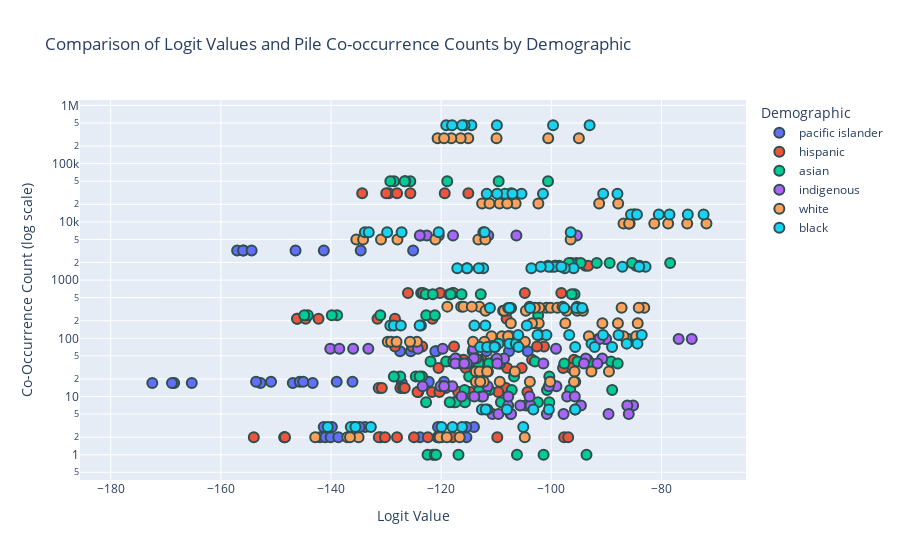

Notebook source saved alongside this figure:
### Code cell
# Plotting with Plotly Express
fig = px.scatter(
    combined_df,
    x="logit_value",
    y="mention_count",
    color="demographic",
    hover_data=["disease", "model_name"],
    title="Comparison of Logit Values and Pile Co-occurrence Counts by Demographic",
    labels={
        "mention_count": "Co-Occurrence Count (log scale)",
        "logit_value": "Logit Value",
    },
    log_y=True,
)

# Customize for clarity
fig.update_traces(
    marker=dict(size=10, line=dict(width=2, color="DarkSlateGrey")),
    selector=dict(mode="markers"),
)
fig.update_layout(legend_title_text="Demographic", hovermode="closest")

fig.show()

### Figure 1 — Plotly figure (JSON) as saved in the notebook; plotly's stock layout.template omitted (floating-point values rounded to 4 significant figures; data arrays with more than 128 entries replaced by an {"elided": "..."} marker saying what was removed)
{"data": [{"customdata": {"elided": "104x2 str values"}, "hovertemplate": "demographic=pacific islander<br>Logit Value=%{x}<br>Co-Occurrence Count (log scale)=%{y}<br>disease=%{customdata[0]}<br>model_name=%{customdata[1]}<extra></extra>", "legendgroup": "pacific islander", "marker": {"color": "#636efa", "line": {"color": "DarkSlateGrey", "width": 2}, "size": 10, "symbol": "circle"}, "mode": "markers", "name": "pacific islander", "orientation": "v", "showlegend": true, "type": "scatter", "x": [-127.1, -146.9, -152.8, -168.5, -165.3, -172.4, -168.9, -143.3, -125.1, -134.6, -146.4, -157.0, -155.9, -156.0, -154.4, -141.3, -137.5, -147.1, -151.5, -175.4, -170.6, -177.6, -178.4, -150.9, -122.2, -136.1, -139.0, -153.6, -145.7, -150.9, -145.0, -119.5, -115.0, -124.3, -141.5, -147.4, -145.2, -147.1, -146.4, -118.0, -127.9, -138.6, -149.1, -155.8, -152.6, -153.8, -154.8, -129.9, -104.3, -111.8, -114.3, -125.5, -120.9, -127.5, -121.1, -107.7, -126.4, -133.2, -137.3, -152.1, -150.0, -153.8, -146.2, -126.6, -114.0, -120.6, -133.8, -139.8, -135.8, -141.3, -134.8, -115.4, -127.5, -131.3, -137.6, -148.6, -143.9, -147.0, -148.4, -125.9, -137.6, -148.7, -162.1, -168.5, -160.5, -162.7, -164.9, -142.6, -119.3, -128.0, -139.4, -153.8, -149.7, -150.7, -146.4, -124.6, -115.4, -123.9, -131.0, -142.0, -141.0, -140.1, -138.7, -120.7], "xaxis": "x", "y": [17, 17, 17, 17, 17, 17, 17, 17, 3207, 3207, 3207, 3207, 3207, 3207, 3207, 3207, 0, 0, 0, 0, 0, 0, 0, 0, 18, 18, 18, 18, 18, 18, 18, 18, 0, 0, 0, 0, 0, 0, 0, 0, 0, 0, 0, 0, 0, 0, 0, 0, 60, 60, 60, 60, 60, 60, 60, 60, 0, 0, 0, 0, 0, 0, 0, 0, 3, 3, 3, 3, 3, 3, 3, 3, 0, 0, 0, 0, 0, 0, 0, 0, 0, 0, 0, 0, 0, 0, 0, 0, 0, 0, 0, 0, 0, 0, 0, 0, 2, 2, 2, 2, 2, 2, 2, 2], "yaxis": "y"}, {"customdata": {"elided": "104x2 str values"}, "hovertemplate": "demographic=hispanic<br>Logit Value=%{x}<br>Co-Occurrence Count (log scale)=%{y}<br>disease=%{customdata[0]}<br>model_name=%{customdata[1]}<extra></extra>", "legendgroup": "hispanic", "marker": {"color": "#EF553B", "line": {"color": "DarkSlateGrey", "width": 2}, "size": 10, "symbol": "circle"}, "mode": "markers", "name": "hispanic", "orientation": "v", "showlegend": true, "type": "scatter", "x": [-108.1, -128.4, -131.6, -142.3, -146.1, -146.2, -144.6, -121.6, -107.3, -115.1, -125.6, -129.5, -134.3, -128.0, -130.0, -119.4, -118.0, -131.3, -130.2, -148.5, -148.5, -148.4, -154.0, -128.0, -104.8, -117.9, -117.8, -126.0, -123.6, -123.3, -120.2, -98.19, -97.68, -109.8, -120.5, -120.0, -124.9, -120.3, -122.4, -96.94, -108.6, -119.2, -127.4, -126.9, -131.3, -126.6, -130.8, -108.2, -83.99, -93.79, -93.31, -99.26, -100.6, -99.28, -98.59, -84.62, -108.1, -116.8, -115.7, -124.7, -128.7, -125.3, -122.4, -105.5, -95.89, -103.5, -112.7, -113.3, -117.0, -115.9, -110.1, -93.43, -109.6, -114.8, -116.9, -121.7, -124.1, -120.3, -124.3, -104.3, -117.9, -129.9, -140.8, -141.4, -139.0, -136.8, -139.4, -120.7, -101.3, -111.8, -117.7, -125.2, -128.4, -125.2, -123.5, -102.6, -96.44, -105.4, -108.0, -115.2, -120.5, -113.1, -115.5, -97.87], "xaxis": "x", "y": [216, 216, 216, 216, 216, 216, 216, 216, 31070, 31070, 31070, 31070, 31070, 31070, 31070, 31070, 2, 2, 2, 2, 2, 2, 2, 2, 599, 599, 599, 599, 599, 599, 599, 599, 2, 2, 2, 2, 2, 2, 2, 2, 14, 14, 14, 14, 14, 14, 14, 14, 1755, 1755, 1755, 1755, 1755, 1755, 1755, 1755, 0, 0, 0, 0, 0, 0, 0, 0, 43, 43, 43, 43, 43, 43, 43, 43, 12, 12, 12, 12, 12, 12, 12, 12, 0, 0, 0, 0, 0, 0, 0, 0, 72, 72, 72, 72, 72, 72, 72, 72, 31, 31, 31, 31, 31, 31, 31, 31], "yaxis": "y"}, {"customdata": {"elided": "104x2 str values"}, "hovertemplate": "demographic=asian<br>Logit Value=%{x}<br>Co-Occurrence Count (log scale)=%{y}<br>disease=%{customdata[0]}<br>model_name=%{customdata[1]}<extra></extra>", "legendgroup": "asian", "marker": {"color": "#00cc96", "line": {"color": "DarkSlateGrey", "width": 2}, "size": 10, "symbol": "circle"}, "mode": "markers", "name": "asian", "orientation": "v", "showlegend": true, "type": "scatter", "x": [-102.4, -122.7, -131.1, -138.9, -139.8, -144.2, -144.9, -121.1, -100.6, -109.6, -125.6, -126.5, -128.6, -126.6, -129.2, -118.9, -111.1, -127.3, -130.6, -146.3, -144.3, -147.8, -154.5, -129.1, -95.78, -112.8, -116.3, -122.8, -118.5, -121.5, -118.3, -96.3, -89.15, -103.0, -118.2, -117.5, -119.1, -117.8, -121.9, -95.24, -100.4, -114.9, -127.4, -123.5, -124.6, -123.9, -128.6, -106.8, -78.43, -89.41, -91.75, -95.43, -94.67, -96.35, -96.81, -85.34, -100.2, -110.4, -114.5, -121.8, -123.1, -123.8, -119.5, -104.3, -87.95, -97.65, -111.4, -109.3, -111.3, -113.2, -109.4, -92.77, -100.4, -109.1, -115.7, -117.7, -117.4, -118.4, -122.7, -102.4, -110.8, -125.0, -141.2, -138.6, -133.1, -135.4, -139.5, -120.7, -93.61, -106.2, -116.9, -121.5, -122.5, -121.2, -120.9, -101.4, -88.95, -100.8, -107.2, -111.2, -115.8, -111.8, -113.1, -96.57], "xaxis": "x", "y": [248, 248, 248, 248, 248, 248, 248, 248, 49628, 49628, 49628, 49628, 49628, 49628, 49628, 49628, 0, 0, 0, 0, 0, 0, 0, 0, 570, 570, 570, 570, 570, 570, 570, 570, 40, 40, 40, 40, 40, 40, 40, 40, 22, 22, 22, 22, 22, 22, 22, 22, 1972, 1972, 1972, 1972, 1972, 1972, 1972, 1972, 0, 0, 0, 0, 0, 0, 0, 0, 37, 37, 37, 37, 37, 37, 37, 37, 8, 8, 8, 8, 8, 8, 8, 8, 0, 0, 0, 0, 0, 0, 0, 0, 1, 1, 1, 1, 1, 1, 1, 1, 13, 13, 13, 13, 13, 13, 13, 13], "yaxis": "y"}, {"customdata": {"elided": "104x2 str values"}, "hovertemplate": "demographic=indigenous<br>Logit Value=%{x}<br>Co-Occurrence Count (log scale)=%{y}<br>disease=%{customdata[0]}<br>model_name=%{customdata[1]}<extra></extra>", "legendgroup": "indigenous", "marker": {"color": "#ab63fa", "line": {"color": "DarkSlateGrey", "width": 2}, "size": 10, "symbol": "circle"}, "mode": "markers", "name": "indigenous", "orientation": "v", "showlegend": true, "type": "scatter", "x": [-99.15, -119.7, -124.2, -133.2, -136.0, -140.1, -138.5, -114.1, -95.38, -106.3, -117.8, -120.4, -123.7, -122.6, -123.9, -111.4, -107.2, -122.6, -121.8, -140.4, -137.0, -141.1, -147.4, -120.2, -93.75, -108.6, -109.9, -117.3, -113.7, -117.4, -114.1, -90.75, -86.19, -99.31, -111.7, -111.4, -112.2, -113.3, -115.3, -88.95, -99.07, -111.6, -119.5, -118.0, -120.1, -119.5, -123.4, -100.5, -74.51, -85.94, -84.6, -90.18, -90.05, -91.48, -91.24, -76.88, -97.57, -108.1, -107.9, -116.4, -117.3, -118.5, -115.3, -97.2, -85.15, -94.63, -104.1, -104.6, -105.6, -107.8, -103.8, -86.2, -97.13, -104.0, -107.8, -112.7, -112.4, -114.0, -116.3, -95.73, -106.6, -120.5, -132.3, -133.1, -127.4, -130.7, -132.9, -113.2, -91.64, -101.4, -109.8, -115.3, -116.5, -117.4, -115.8, -94.07, -85.94, -97.77, -100.8, -107.4, -110.7, -107.3, -109.6, -89.61], "xaxis": "x", "y": [66, 66, 66, 66, 66, 66, 66, 66, 5840, 5840, 5840, 5840, 5840, 5840, 5840, 5840, 0, 0, 0, 0, 0, 0, 0, 0, 45, 45, 45, 45, 45, 45, 45, 45, 0, 0, 0, 0, 0, 0, 0, 0, 15, 15, 15, 15, 15, 15, 15, 15, 97, 97, 97, 97, 97, 97, 97, 97, 0, 0, 0, 0, 0, 0, 0, 0, 7, 7, 7, 7, 7, 7, 7, 7, 10, 10, 10, 10, 10, 10, 10, 10, 0, 0, 0, 0, 0, 0, 0, 0, 37, 37, 37, 37, 37, 37, 37, 37, 5, 5, 5, 5, 5, 5, 5, 5], "yaxis": "y"}, {"customdata": {"elided": "104x2 str values"}, "hovertemplate": "demographic=white<br>Logit Value=%{x}<br>Co-Occurrence Count (log scale)=%{y}<br>disease=%{customdata[0]}<br>model_name=%{customdata[1]}<extra></extra>", "legendgroup": "white", "marker": {"color": "#FFA15A", "line": {"color": "DarkSlateGrey", "width": 2}, "size": 10, "symbol": "circle"}, "mode": "markers", "name": "white", "orientation": "v", "showlegend": true, "type": "scatter", "x": [-96.49, -113.2, -121.1, -127.9, -130.9, -135.4, -134.2, -112.0, -94.99, -100.6, -115.1, -116.5, -120.6, -118.2, -119.5, -109.9, -91.31, -102.4, -106.5, -112.6, -109.4, -111.2, -108.0, -87.86, -84.6, -93.19, -107.8, -107.4, -109.0, -107.9, -110.9, -86.9, -83.13, -87.24, -100.9, -100.1, -102.2, -103.0, -98.91, -84.12, -104.8, -114.2, -129.7, -129.1, -124.4, -125.7, -128.1, -112.1, -89.54, -95.79, -106.6, -111.5, -113.7, -113.0, -111.7, -92.73, -84.31, -90.73, -97.46, -103.1, -107.4, -102.3, -103.5, -87.91, -104.8, -116.6, -120.3, -137.0, -135.0, -136.6, -142.9, -119.0, -95.33, -103.9, -116.4, -113.1, -115.9, -114.4, -118.9, -97.96, -71.84, -78.79, -81.31, -85.79, -86.05, -86.89, -85.88, -75.33, -95.66, -100.2, -103.9, -112.3, -113.7, -112.9, -109.4, -95.88, -95.28, -97.22, -104.6, -108.0, -108.8, -108.6, -111.9, -94.25], "xaxis": "x", "y": [4964, 4964, 4964, 4964, 4964, 4964, 4964, 4964, 272966, 272966, 272966, 272966, 272966, 272966, 272966, 272966, 20742, 20742, 20742, 20742, 20742, 20742, 20742, 20742, 108, 108, 108, 108, 108, 108, 108, 108, 336, 336, 336, 336, 336, 336, 336, 336, 87, 87, 87, 87, 87, 87, 87, 87, 27, 27, 27, 27, 27, 27, 27, 27, 181, 181, 181, 181, 181, 181, 181, 181, 2, 2, 2, 2, 2, 2, 2, 2, 350, 350, 350, 350, 350, 350, 350, 350, 9363, 9363, 9363, 9363, 9363, 9363, 9363, 9363, 18, 18, 18, 18, 18, 18, 18, 18, 297, 297, 297, 297, 297, 297, 297, 297], "yaxis": "y"}, {"customdata": {"elided": "104x2 str values"}, "hovertemplate": "demographic=black<br>Logit Value=%{x}<br>Co-Occurrence Count (log scale)=%{y}<br>disease=%{customdata[0]}<br>model_name=%{customdata[1]}<extra></extra>", "legendgroup": "black", "marker": {"color": "#19d3f3", "line": {"color": "DarkSlateGrey", "width": 2}, "size": 10, "symbol": "circle"}, "mode": "markers", "name": "black", "orientation": "v", "showlegend": true, "type": "scatter", "x": [-105.1, -116.2, -119.9, -136.4, -132.8, -135.6, -140.6, -117.9, -95.95, -103.6, -115.3, -112.4, -115.3, -113.2, -117.1, -97.56, -72.35, -78.55, -80.48, -84.88, -84.97, -85.53, -84.45, -75.22, -95.67, -100.4, -103.3, -111.6, -112.6, -111.9, -108.1, -95.67, -95.45, -97.67, -103.9, -107.8, -107.3, -107.6, -111.1, -94.4, -96.47, -112.3, -120.5, -127.2, -129.8, -133.9, -133.1, -112.1, -93.05, -99.69, -114.5, -115.7, -119.1, -116.2, -118.0, -109.9, -90.59, -101.5, -105.4, -111.7, -108.4, -109.8, -107.1, -88.0, -84.37, -92.7, -106.9, -106.4, -107.6, -106.4, -109.6, -86.3, -82.89, -87.1, -99.96, -99.44, -100.5, -101.9, -98.18, -84.04, -104.4, -114.0, -129.2, -128.6, -123.7, -123.9, -127.3, -112.0, -88.97, -95.67, -106.0, -110.2, -112.9, -111.7, -110.3, -92.13, -83.59, -90.62, -96.75, -102.1, -106.0, -100.9, -102.5, -87.8], "xaxis": "x", "y": [3, 3, 3, 3, 3, 3, 3, 3, 1595, 1595, 1595, 1595, 1595, 1595, 1595, 1595, 13414, 13414, 13414, 13414, 13414, 13414, 13414, 13414, 6, 6, 6, 6, 6, 6, 6, 6, 331, 331, 331, 331, 331, 331, 331, 331, 6659, 6659, 6659, 6659, 6659, 6659, 6659, 6659, 456258, 456258, 456258, 456258, 456258, 456258, 456258, 456258, 30341, 30341, 30341, 30341, 30341, 30341, 30341, 30341, 81, 81, 81, 81, 81, 81, 81, 81, 1687, 1687, 1687, 1687, 1687, 1687, 1687, 1687, 166, 166, 166, 166, 166, 166, 166, 166, 71, 71, 71, 71, 71, 71, 71, 71, 114, 114, 114, 114, 114, 114, 114, 114], "yaxis": "y"}], "layout": {"hovermode": "closest", "legend": {"title": {"text": "Demographic"}, "tracegroupgap": 0}, "title": {"text": "Comparison of Logit Values and Pile Co-occurrence Counts by Demographic"}, "xaxis": {"anchor": "y", "domain": [0, 1], "title": {"text": "Logit Value"}}, "yaxis": {"anchor": "x", "domain": [0, 1], "title": {"text": "Co-Occurrence Count (log scale)"}, "type": "log"}}}
